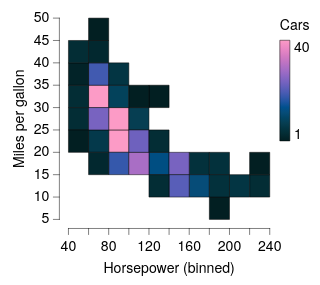

This figure's Vega-Lite source:
### Vega-Lite specification from a JSON file in a GitHub repository (floating-point values rounded to 4 significant figures; data arrays with more than 128 entries replaced by an {"elided": "..."} marker saying what was removed)
{"background": null, "config": {"arc": {"fill": "#DBDBDB", "fillOpacity": 1.0, "innerRadius": 25.0, "padAngle": 0.03, "stroke": "black", "strokeOpacity": 1, "strokeWidth": 0.25}, "area": {"fill": "#DBDBDB", "fillOpacity": 1.0, "stroke": "black", "strokeOpacity": 1, "strokeWidth": 0.25}, "axis": {"domain": true, "domainCap": "round", "domainColor": "black", "domainWidth": 0.25, "grid": false, "gridCap": "round", "gridColor": "#F1F1F1", "gridDash": [0, 0], "gridOpacity": 1.0, "gridWidth": 0.25, "labelColor": "black", "labelFont": "Helvetica Neue, HelveticaNeue, Helvetica, Arial, sans-serif", "labelFontSize": 7, "labelFontStyle": "normal", "labelFontWeight": 400, "offset": 4.5, "ticks": true, "tickCap": "round", "tickColor": "black", "tickRound": false, "tickSize": 3, "tickWidth": 0.25, "titleColor": "black", "titleFont": "Helvetica Neue, HelveticaNeue, Helvetica, Arial, sans-serif", "titleFontSize": 7, "titleFontStyle": "normal", "titleFontWeight": 400}, "axisX": {"domain": true, "labelAlign": "center", "labelAngle": 0, "labels": true, "ticks": true, "translate": 0}, "axisY": {"domain": true, "labelAlign": "right", "labelAngle": 0, "labels": true, "ticks": true, "translate": 0}, "axisRight": {"domain": true, "labelAlign": "left", "labelAngle": 0, "labels": true, "ticks": true, "translate": 0}, "axisTop": {"domain": true, "labelAlign": "center", "labelAngle": 0, "labels": true, "ticks": true, "translate": 0}, "axisBand": {"tickOffset": 0}, "bar": {"fill": "#DBDBDB", "fillOpacity": 1.0, "stroke": "black", "strokeOpacity": 1, "strokeWidth": 0.25}, "boxplot": {"size": 9.0, "ticks": {"cornerRadius": 0.25, "fill": "black", "opacity": 1, "size": 4.5, "thickness": 0.25}, "box": {"fillOpacity": 1.0, "stroke": "black", "strokeOpacity": 1, "strokeWidth": 0.25}, "median": {"cornerRadius": 0, "fill": "black", "fillOpacity": 1.0, "opacity": 1, "size": 9.0, "thickness": 0.25}, "rule": {"fill": "black", "fillOpacity": 1.0, "size": 10.0, "stroke": "black", "strokeDash": [0, 0], "strokeOpacity": 1, "strokeWidth": 0.25}, "outliers": {"color": "black", "fill": "black", "fillOpacity": 1.0, "size": 0, "stroke": "black", "strokeOpacity": 1, "strokeWidth": 0.25}}, "circle": {"fill": "black", "fillOpacity": 1.0, "size": 1.25, "stroke": null, "strokeOpacity": 1, "strokeWidth": 0.25}, "errorband": {"band": {"fillOpacity": 0.6, "stroke": null, "strokeWidth": 0.25, "strokeOpacity": 1}, "borders": {"opacity": 0, "strokeOpacity": 0.25, "strokeWidth": 1}}, "errorbar": {"opacity": 1, "rule": {"strokeDash": [0, 0], "strokeWidth": 0.25}, "ticks": {"color": "black", "cornerRadius": 0.125, "opacity": 1, "size": 6.0, "thickness": 0.25}, "thickness": 0.25}, "font": "Helvetica Neue, HelveticaNeue, Helvetica, Arial, sans-serif", "geoshape": {"fill": "#DBDBDB", "fillOpacity": 1.0, "stroke": "black", "strokeOpacity": 1, "strokeWidth": 0.25}, "header": {"labelColor": "black", "labelFont": "Helvetica Neue, HelveticaNeue, Helvetica, Arial, sans-serif", "labelFontSize": 7, "labelFontStyle": "normal", "labelFontWeight": 400, "titleColor": "black", "titleFont": "Helvetica Neue, HelveticaNeue, Helvetica, Arial, sans-serif", "titleFontSize": 7, "titleFontStyle": "normal", "titleFontWeight": 400, "titlePadding": 0}, "legend": {"disable": false, "offset": 4.5, "titlePadding": 4, "labelOffset": 2, "gradientLabelOffset": 2, "gradientLength": 50.0, "gradientThickness": 5.0, "gradientOpacity": 1.0, "gradientStrokeColor": "black", "gradientStrokeWidth": 0.25, "labelColor": "black", "labelFont": "Helvetica Neue, HelveticaNeue, Helvetica, Arial, sans-serif", "labelFontSize": 7, "labelFontStyle": "normal", "labelFontWeight": 400, "strokeColor": "black", "strokeWidth": 0, "symbolSize": 42, "symbolStrokeColor": "black", "symbolStrokeWidth": 0.25, "titleColor": "black", "titleFont": "Helvetica Neue, HelveticaNeue, Helvetica, Arial, sans-serif", "titleFontSize": 7, "titleFontStyle": "normal", "titleFontWeight": 400}, "line": {"color": "black", "stroke": "black", "strokeCap": "butt", "strokeDash": [0, 0], "strokeOpacity": 1, "strokeWidth": 0.5}, "point": {"filled": true, "fill": "#DBDBDB", "fillOpacity": 1.0, "size": 5.0, "stroke": "black", "strokeOpacity": 1, "strokeWidth": 0.25}, "range": {"category": ["#B2B2B2", "#4A7CD3", "#008542", "#664CAF", "#509F98", "#636363", "#284F93", "#005226", "#382864", "#285753"], "diverging": {"scheme": ["#443E60", "#5F597E", "#7C759B", "#9994B6", "#B7B4CC", "#D6D5DC", "#F6F6F6", "#D1DAD9", "#A4C2BF", "#7AA9A4", "#578E89", "#37736E", "#1B5954"]}, "heatmap": {"scheme": ["#021F22", "#032F39", "#063E53", "#094B74", "#0B5299", "#3E59AF", "#6660BC", "#8A67C4", "#AC6FC5", "#CD78C1", "#E987C4", "#FC9BC6"]}, "ordinal": {"scheme": ["#F1F1F1", "#DBDBDB", "#C6C6C6", "#B2B2B2", "#9D9D9D", "#898989", "#767676", "#636363", "#515151", "#404040", "#2F2F2F", "#1F1F1F"]}, "ramp": {"scheme": ["#440154", "#472270", "#433E82", "#38598C", "#2C728E", "#238A8D", "#24A086", "#39B578", "#5DC862", "#96D646", "#CAE02D", "#FDE724"]}}, "rule": {"color": "black", "stroke": "black", "strokeCap": "round", "strokeDash": [2, 2], "strokeOpacity": 1, "strokeWidth": 0.25}, "scale": {"barBandPaddingInner": 0.1, "rectBandPaddingInner": 0, "tickBandPaddingInner": 0.1, "bandPaddingOuter": 0.1, "bandWithNestedOffsetPaddingInner": 0.2, "bandWithNestedOffsetPaddingOuter": 0.2, "offsetBandPaddingInner": 0, "offsetBandPaddingOuter": 0, "round": false}, "rect": {"fill": "#DBDBDB", "fillOpacity": 1.0, "stroke": "black", "strokeOpacity": 1, "strokeWidth": 0.25}, "square": {"fill": "#DBDBDB", "fillOpacity": 1.0, "size": 10.0, "stroke": "black", "strokeOpacity": 1, "strokeWidth": 0.25}, "text": {"color": "black", "font": "Helvetica Neue, HelveticaNeue, Helvetica, Arial, sans-serif", "fontSize": 7, "fontStyle": "normal", "fontWeight": 400}, "tick": {"color": "black", "cornerRadius": 0.125, "opacity": 1.0, "size": 9.0, "thickness": 0.25}, "title": {"anchor": "middle", "frame": "group", "color": "black", "font": "Helvetica Neue, HelveticaNeue, Helvetica, Arial, sans-serif", "fontSize": 7, "fontStyle": "normal", "fontWeight": 400, "subtitleColor": "black", "subtitleFont": "Helvetica Neue, HelveticaNeue, Helvetica, Arial, sans-serif", "subtitleFontSize": "Helvetica Neue, HelveticaNeue, Helvetica, Arial, sans-serif", "subtitleFontStyle": "normal", "subtitleFontWeight": 400}, "trail": {"color": "black", "opacity": 1, "size": 0.5}, "view": {"continuousWidth": 100, "continuousHeight": 100, "discreteWidth": 100, "discreteHeight": 100, "fill": null, "stroke": null, "strokeWidth": 0.25}}, "data": {"name": "data-7285c4e2e195e5a75737a34913199f5f"}, "mark": {"type": "rect"}, "encoding": {"color": {"aggregate": "count", "title": "Cars", "type": "quantitative"}, "x": {"bin": {"maxbins": 12}, "field": "Horsepower", "type": "quantitative"}, "y": {"bin": {"maxbins": 12}, "field": "Miles_per_Gallon", "title": "Miles per gallon", "type": "quantitative"}}, "$schema": "https://vega.github.io/schema/vega-lite/v6.4.1.json", "datasets": {"data-7285c4e2e195e5a75737a34913199f5f": {"elided": "392 records"}}}
